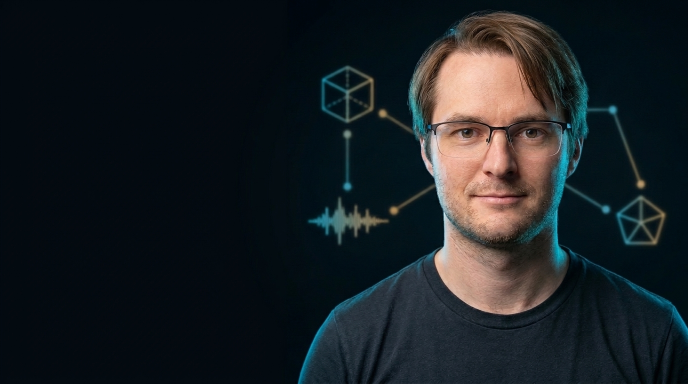
#> input picture projects/2026-11-23-how-I-build-ai-projects/thumbnails/bg_a_system.jpg, 1376 x 768 px (shown at 1/2 size)
$ python -i _media.py   (imports and definitions only)
#> lines starting #> are read from the running program, lines starting #| are printed output that depends on the picture
#> further down, picture is the input picture: shape (768, 1376, 3); mean B, G, R 35.2, 31.5, 25.8
"""Shared ffmpeg helpers for tools/*.py (segment extract + lossless concat)."""
from __future__ import annotations

import json
import subprocess
import tempfile
from pathlib import Path

FADE = 0.03  # 30 ms audio fades at every cut -> no pops


# --- raw/ footage guard ------------------------------------------------------
# projects/<p>/raw/ is read-only source footage. Every tool that writes files
# calls assert_not_raw() on its output path so a bad argument can never
# overwrite or pollute the originals (the .claude hook guards the shell side).

# [107 lines left out: functions is_raw_path, assert_not_raw, project_dir, probe, render_segments, speech_segments_from_transcript and 1 more, not called in this run]


YUNET_MODEL = Path(__file__).resolve().parent / "models" / "face_detection_yunet_2023mar.onnx"


class FaceDetector:
    """Detect faces in a BGR frame; returns list of (x, y, w, h) in the resized 640px-wide image."""

    def __init__(self, score_threshold: float = 0.65):
        import cv2
        self._cv2 = cv2
        self._yunet = None
        self._cascade = None
        self._size = None
        if YUNET_MODEL.exists() and hasattr(cv2, "FaceDetectorYN"):
            self._yunet = cv2.FaceDetectorYN.create(str(YUNET_MODEL), "", (640, 360), score_threshold)
        elif hasattr(cv2, "CascadeClassifier"):
            self._cascade = cv2.CascadeClassifier(cv2.data.haarcascades + "haarcascade_frontalface_default.xml")

    def detect(self, frame_bgr, target_w: int = 640) -> tuple[list[tuple[int, int, int, int]], tuple[int, int]]:
#> called with target_w = 640
        cv2 = self._cv2
        h, w = frame_bgr.shape[:2]
#> h = 768; w = 1376
        th = max(2, int(round(h * target_w / w)))
#> th = 357
        small = cv2.resize(frame_bgr, (target_w, th))
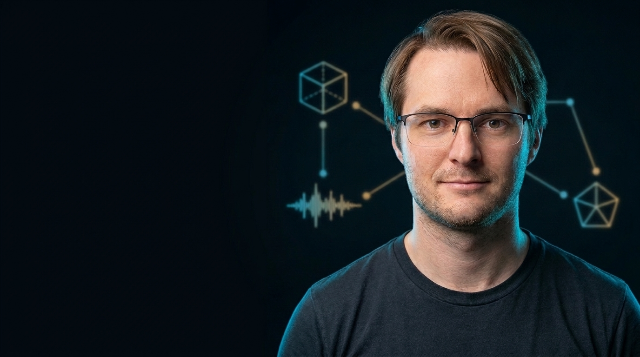
#> small: shape (357, 640, 3); mean B, G, R 35.2, 31.4, 25.7
        if self._yunet is not None:
            if self._size != (target_w, th):
                self._yunet.setInputSize((target_w, th))
                self._size = (target_w, th)
            _, faces = self._yunet.detect(small)
            if faces is None or len(faces) == 0:
                return [], (target_w, th)
            return [(int(f[0]), int(f[1]), int(f[2]), int(f[3])) for f in faces], (target_w, th)
        if self._cascade is not None:
            gray = cv2.cvtColor(small, cv2.COLOR_BGR2GRAY)
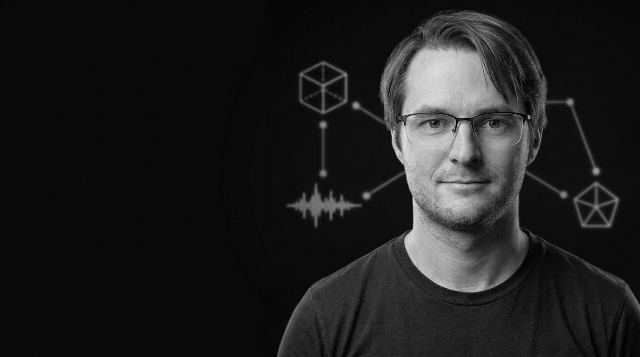
#> gray: shape (357, 640); min 0, max 226, mean 30.2
            faces = self._cascade.detectMultiScale(gray, 1.1, 5, minSize=(40, 40))
#> faces = [[383, 60, 160, 160]]
            return [(int(x), int(y), int(fw), int(fh)) for (x, y, fw, fh) in faces], (target_w, th)
        return [], (target_w, th)

>>> import cv2
>>> picture = cv2.imread('../projects/2026-11-23-how-I-build-ai-projects/thumbnails/bg_a_system.jpg')
>>> result = FaceDetector().detect(picture)
#> result = ([(383, 60, 160, 160)], (640, 357))

$ run again, on projects/2026-11-23-how-I-build-ai-projects/thumbnails/bg_b_claude_gemini.jpg
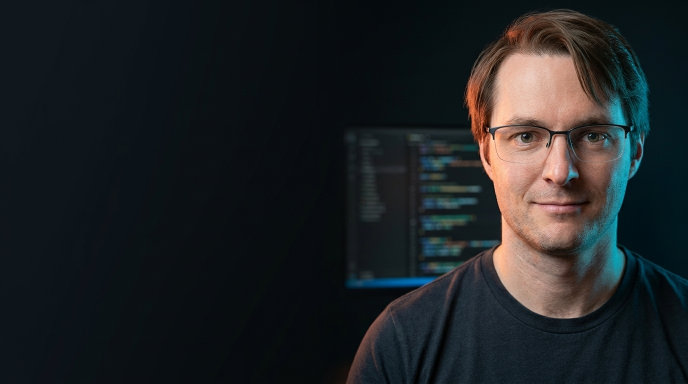
#> input picture projects/2026-11-23-how-I-build-ai-projects/thumbnails/bg_b_claude_gemini.jpg, 1376 x 768 px (shown at 1/2 size)
#> picture is the input picture: shape (768, 1376, 3); mean B, G, R 36.4, 34.1, 30.5
#> in detect, `small = cv2.resize(frame_bgr, (target_w, th))`:
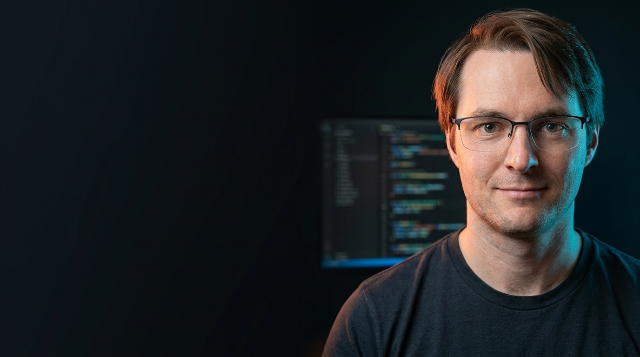
#> small: shape (357, 640, 3); mean B, G, R 36.3, 34, 30.4
#> in detect, `gray = cv2.cvtColor(small, cv2.COLOR_BGR2GRAY)`:
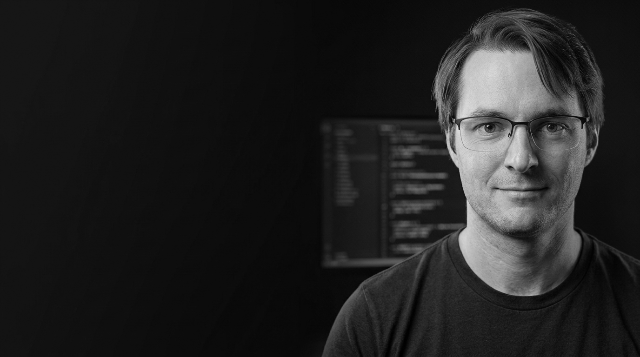
#> gray: shape (357, 640); min 0, max 222, mean 33.2
#> faces = [[438, 63, 163, 163], [355, 48, 204, 204]]
#> result = ([(438, 63, 163, 163), (355, 48, 204, 204)], (640, 357))

$ run again, on projects/2026-11-23-how-I-build-ai-projects/thumbnails/bg_vertical_system.jpg
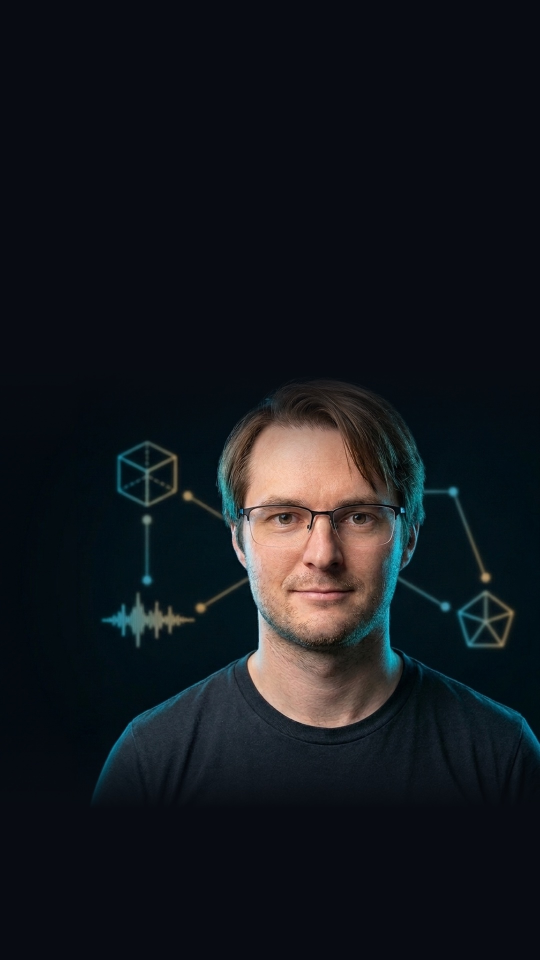
#> input picture projects/2026-11-23-how-I-build-ai-projects/thumbnails/bg_vertical_system.jpg, 1080 x 1920 px (shown at 1/2 size)
#> picture is the input picture: shape (1920, 1080, 3); mean B, G, R 29, 23.9, 20.2
#> in detect, `small = cv2.resize(frame_bgr, (target_w, th))`:
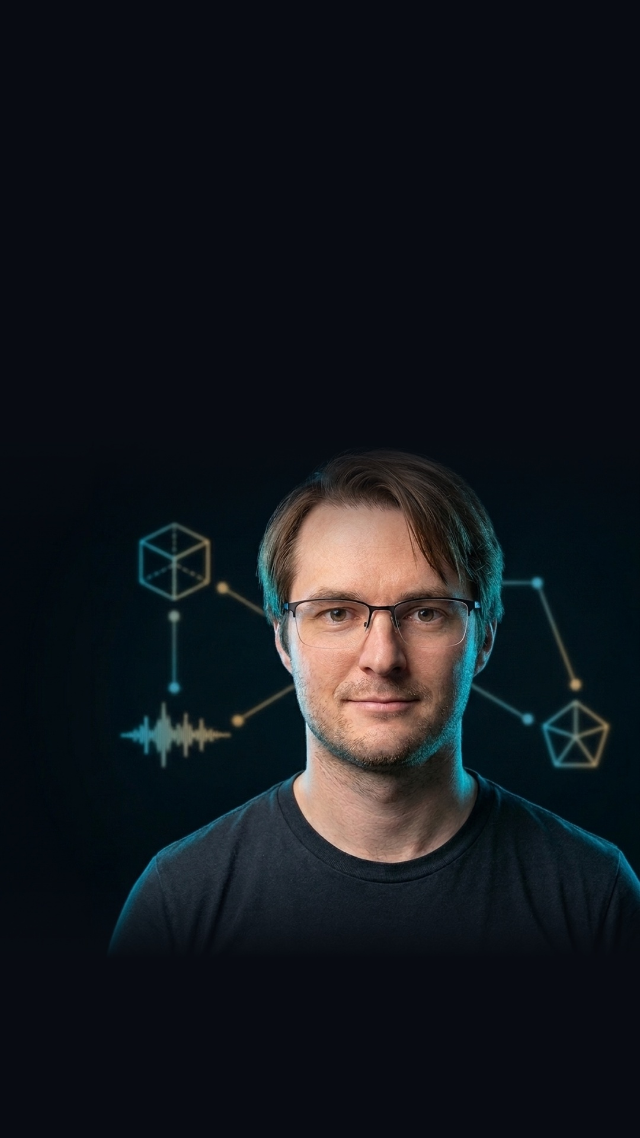
#> small: shape (1138, 640, 3); mean B, G, R 28.9, 23.9, 20.2
#> in detect, `gray = cv2.cvtColor(small, cv2.COLOR_BGR2GRAY)`:
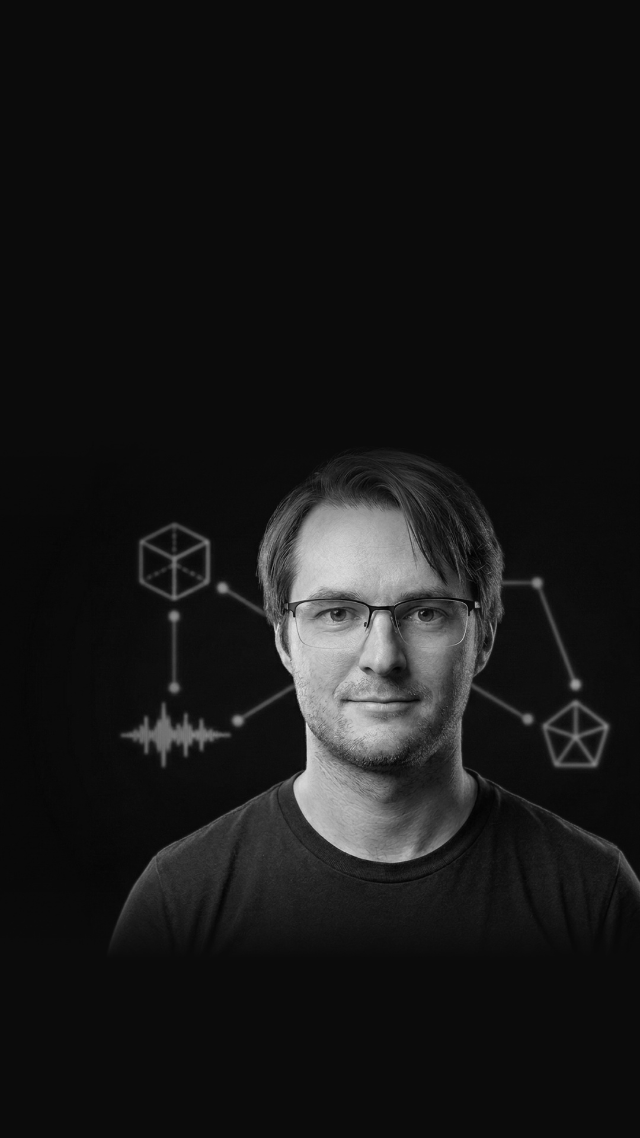
#> gray: shape (1138, 640); min 1, max 228, mean 23.4
#> faces = [[265, 525, 227, 227]]
#> result = ([(265, 525, 227, 227)], (640, 1138))
